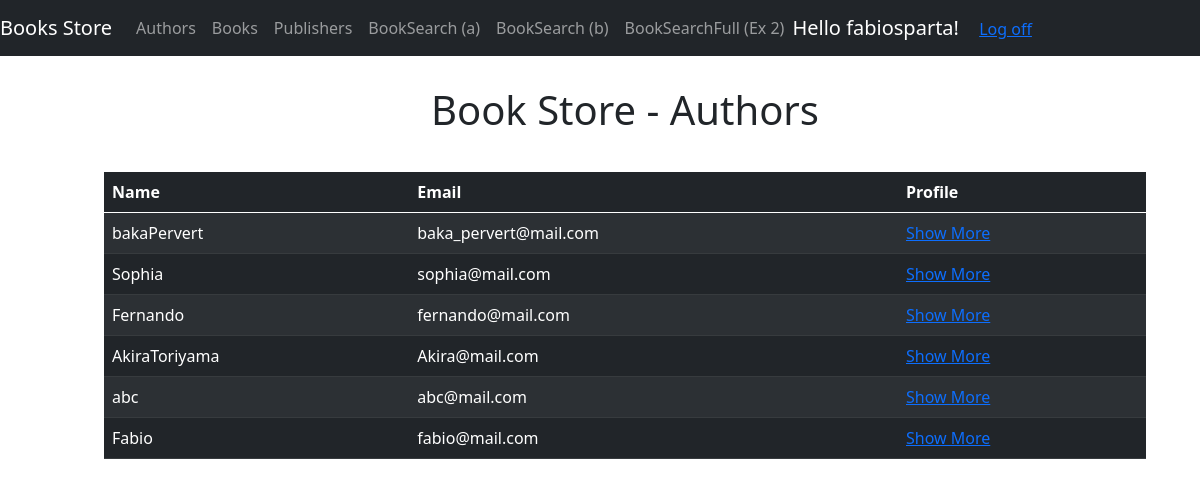
Page /authors/ (signed in) on the committed database.
### booksApp/models.py (models this page shows, shortened)
class Author(models.Model):
    name = models.CharField(max_length=70)
    email = models.EmailField()

### booksApp/views.py (the view)
# urls.py: path('authors/', views.authors, name='authors'),
def authors(request):
    tparams = {
        'title': 'Authors',
        'authors': Author.objects.all()
    }
    return render(request, 'Authors.html', tparams)

### templates/Authors.html
{% extends "layout.html" %}
{% block content %}
    <div class="container">
        <h1 style="text-align: center; padding-bottom: 30px; padding-top: 20px"> Book Store - Authors </h1>
        <table class="table table-dark table-striped">
            <thead>
            <tr>
                <th scope="col">Name</th>
                <th scope="col">Email</th>
                <th scope="col">Profile</th>
            </tr>
            </thead>
            <tbody>
            {% for author in authors %}
                <tr>
                    <td>{{ author.name }}</td>
                    <td>{{ author.email }}</td>
                    <td><a href="{{ request.path }}{{ author.id }}"> Show More </a></td>
                </tr>
            {% endfor %}
            </tbody>
        </table>
    </div>
{% endblock %}

### templates/loginpartial.html (shortened to what this page needs)
{% if user.is_authenticated %}
<form id="logoutForm" action="/logout" method="get" class="form-inline my-2 my-lg-0">
    <span class="navbar-brand">Hello {{ user.username }}!</span>
    <a href="javascript:document.getElementById('logoutForm').submit()">Log off</a>
</form>
{% else %}
<ul class="navbar-nav navbar-right">
    <li><a href="{% url 'login' %}">Log in</a></li>
</ul>
{% endif %}

### templates/layout.html (style rules this page uses)
body { padding: 50px 30px 50px 80px; }

### rows in the picture
Author: name "bakaPervert", email "baka_pervert@mail.com"
Author: name "Sophia", email "sophia@mail.com"
Author: name "Fernando", email "fernando@mail.com"
Author: name "AkiraToriyama", email "Akira@mail.com"
Author: name "abc", email "abc@mail.com"
Author: name "Fabio", email "fabio@mail.com"

### other values in the picture
{{ user.username }} "fabiosparta"
